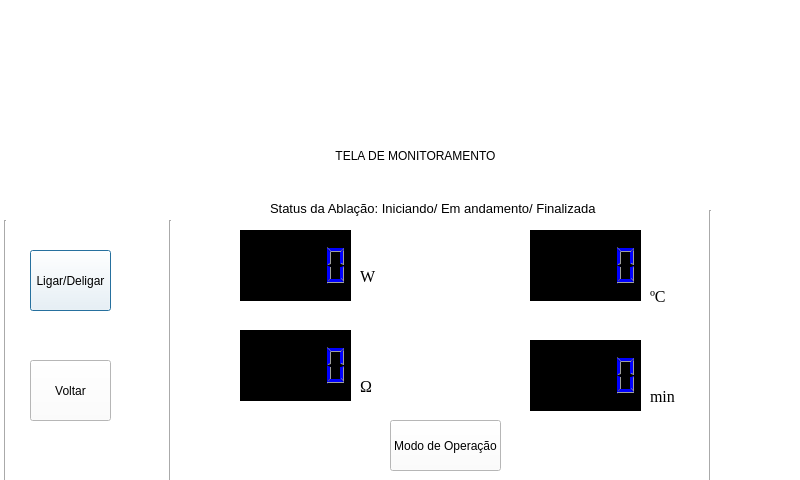
<?xml version="1.0" encoding="UTF-8"?>
<ui version="4.0">
 <class>moniDialog</class>
 <widget class="QDialog" name="moniDialog">
  <property name="geometry">
   <rect>
    <x>0</x>
    <y>0</y>
    <width>800</width>
    <height>480</height>
   </rect>
  </property>
  <property name="windowTitle">
   <string>Dialog</string>
  </property>
  <property name="styleSheet">
   <string notr="true">background-color: rgb(255, 255, 255);</string>
  </property>
  <widget class="QLabel" name="label_2">
   <property name="geometry">
    <rect>
     <x>170</x>
     <y>120</y>
     <width>441</width>
     <height>71</height>
    </rect>
   </property>
   <property name="styleSheet">
    <string notr="true">font: 22pt &quot;Times New Roman&quot;;</string>
   </property>
   <property name="text">
    <string>TELA DE MONITORAMENTO</string>
   </property>
   <property name="alignment">
    <set>Qt::AlignCenter</set>
   </property>
  </widget>
  <widget class="QLabel" name="label">
   <property name="geometry">
    <rect>
     <x>20</x>
     <y>0</y>
     <width>721</width>
     <height>111</height>
    </rect>
   </property>
   <property name="text">
    <string/>
   </property>
  </widget>
  <widget class="QLabel" name="label_14">
   <property name="geometry">
    <rect>
     <x>650</x>
     <y>390</y>
     <width>47</width>
     <height>13</height>
    </rect>
   </property>
   <property name="font">
    <font>
     <family>Times New Roman</family>
     <pointsize>12</pointsize>
     <weight>9</weight>
     <italic>false</italic>
     <bold>false</bold>
    </font>
   </property>
   <property name="styleSheet">
    <string notr="true">font: 75 12pt &quot;Times New Roman&quot;;</string>
   </property>
   <property name="text">
    <string>min</string>
   </property>
  </widget>
  <widget class="QLabel" name="label_15">
   <property name="geometry">
    <rect>
     <x>270</x>
     <y>200</y>
     <width>381</width>
     <height>16</height>
    </rect>
   </property>
   <property name="font">
    <font>
     <pointsize>10</pointsize>
    </font>
   </property>
   <property name="text">
    <string>Status da Ablação: Iniciando/ Em andamento/ Finalizada </string>
   </property>
  </widget>
  <widget class="QLabel" name="label_20">
   <property name="geometry">
    <rect>
     <x>650</x>
     <y>290</y>
     <width>47</width>
     <height>13</height>
    </rect>
   </property>
   <property name="font">
    <font>
     <family>Times New Roman</family>
     <pointsize>12</pointsize>
     <weight>9</weight>
     <italic>false</italic>
     <bold>false</bold>
    </font>
   </property>
   <property name="styleSheet">
    <string notr="true">font: 75 12pt &quot;Times New Roman&quot;;</string>
   </property>
   <property name="text">
    <string>ºC</string>
   </property>
  </widget>
  <widget class="QLCDNumber" name="lcdNumber_7">
   <property name="geometry">
    <rect>
     <x>530</x>
     <y>340</y>
     <width>111</width>
     <height>71</height>
    </rect>
   </property>
   <property name="palette">
    <palette>
     <active>
      <colorrole role="WindowText">
       <brush brushstyle="SolidPattern">
        <color alpha="255">
         <red>0</red>
         <green>0</green>
         <blue>255</blue>
        </color>
       </brush>
      </colorrole>
      <colorrole role="Button">
       <brush brushstyle="SolidPattern">
        <color alpha="255">
         <red>0</red>
         <green>0</green>
         <blue>0</blue>
        </color>
       </brush>
      </colorrole>
      <colorrole role="Light">
       <brush brushstyle="SolidPattern">
        <color alpha="255">
         <red>0</red>
         <green>0</green>
         <blue>255</blue>
        </color>
       </brush>
      </colorrole>
      <colorrole role="Text">
       <brush brushstyle="SolidPattern">
        <color alpha="255">
         <red>0</red>
         <green>0</green>
         <blue>255</blue>
        </color>
       </brush>
      </colorrole>
      <colorrole role="BrightText">
       <brush brushstyle="SolidPattern">
        <color alpha="255">
         <red>0</red>
         <green>0</green>
         <blue>255</blue>
        </color>
       </brush>
      </colorrole>
      <colorrole role="ButtonText">
       <brush brushstyle="SolidPattern">
        <color alpha="255">
         <red>0</red>
         <green>0</green>
         <blue>255</blue>
        </color>
       </brush>
      </colorrole>
      <colorrole role="Base">
       <brush brushstyle="SolidPattern">
        <color alpha="255">
         <red>0</red>
         <green>0</green>
         <blue>0</blue>
        </color>
       </brush>
      </colorrole>
      <colorrole role="Window">
       <brush brushstyle="SolidPattern">
        <color alpha="255">
         <red>0</red>
         <green>0</green>
         <blue>0</blue>
        </color>
       </brush>
      </colorrole>
     </active>
     <inactive>
      <colorrole role="WindowText">
       <brush brushstyle="SolidPattern">
        <color alpha="255">
         <red>0</red>
         <green>0</green>
         <blue>255</blue>
        </color>
       </brush>
      </colorrole>
      <colorrole role="Button">
       <brush brushstyle="SolidPattern">
        <color alpha="255">
         <red>0</red>
         <green>0</green>
         <blue>0</blue>
        </color>
       </brush>
      </colorrole>
      <colorrole role="Light">
       <brush brushstyle="SolidPattern">
        <color alpha="255">
         <red>0</red>
         <green>0</green>
         <blue>255</blue>
        </color>
       </brush>
      </colorrole>
      <colorrole role="Text">
       <brush brushstyle="SolidPattern">
        <color alpha="255">
         <red>0</red>
         <green>0</green>
         <blue>255</blue>
        </color>
       </brush>
      </colorrole>
      <colorrole role="BrightText">
       <brush brushstyle="SolidPattern">
        <color alpha="255">
         <red>0</red>
         <green>0</green>
         <blue>255</blue>
        </color>
       </brush>
      </colorrole>
      <colorrole role="ButtonText">
       <brush brushstyle="SolidPattern">
        <color alpha="255">
         <red>0</red>
         <green>0</green>
         <blue>255</blue>
        </color>
       </brush>
      </colorrole>
      <colorrole role="Base">
       <brush brushstyle="SolidPattern">
        <color alpha="255">
         <red>0</red>
         <green>0</green>
         <blue>0</blue>
        </color>
       </brush>
      </colorrole>
      <colorrole role="Window">
       <brush brushstyle="SolidPattern">
        <color alpha="255">
         <red>0</red>
         <green>0</green>
         <blue>0</blue>
        </color>
       </brush>
      </colorrole>
     </inactive>
     <disabled>
      <colorrole role="WindowText">
       <brush brushstyle="SolidPattern">
        <color alpha="255">
         <red>120</red>
         <green>120</green>
         <blue>120</blue>
        </color>
       </brush>
      </colorrole>
      <colorrole role="Button">
       <brush brushstyle="SolidPattern">
        <color alpha="255">
         <red>0</red>
         <green>0</green>
         <blue>0</blue>
        </color>
       </brush>
      </colorrole>
      <colorrole role="Light">
       <brush brushstyle="SolidPattern">
        <color alpha="255">
         <red>0</red>
         <green>0</green>
         <blue>255</blue>
        </color>
       </brush>
      </colorrole>
      <colorrole role="Text">
       <brush brushstyle="SolidPattern">
        <color alpha="255">
         <red>120</red>
         <green>120</green>
         <blue>120</blue>
        </color>
       </brush>
      </colorrole>
      <colorrole role="BrightText">
       <brush brushstyle="SolidPattern">
        <color alpha="255">
         <red>0</red>
         <green>0</green>
         <blue>255</blue>
        </color>
       </brush>
      </colorrole>
      <colorrole role="ButtonText">
       <brush brushstyle="SolidPattern">
        <color alpha="255">
         <red>120</red>
         <green>120</green>
         <blue>120</blue>
        </color>
       </brush>
      </colorrole>
      <colorrole role="Base">
       <brush brushstyle="SolidPattern">
        <color alpha="255">
         <red>0</red>
         <green>0</green>
         <blue>0</blue>
        </color>
       </brush>
      </colorrole>
      <colorrole role="Window">
       <brush brushstyle="SolidPattern">
        <color alpha="255">
         <red>0</red>
         <green>0</green>
         <blue>0</blue>
        </color>
       </brush>
      </colorrole>
     </disabled>
    </palette>
   </property>
   <property name="styleSheet">
    <string notr="true">background-color: rgb(0, 0, 0);</string>
   </property>
  </widget>
  <widget class="QLabel" name="label_21">
   <property name="geometry">
    <rect>
     <x>170</x>
     <y>120</y>
     <width>491</width>
     <height>71</height>
    </rect>
   </property>
   <property name="styleSheet">
    <string notr="true">font: 22pt &quot;Times New Roman&quot;;</string>
   </property>
   <property name="text">
    <string>TELA DE MONITORAMENTO</string>
   </property>
   <property name="alignment">
    <set>Qt::AlignCenter</set>
   </property>
  </widget>
  <widget class="QLCDNumber" name="lcdNumber_8">
   <property name="geometry">
    <rect>
     <x>530</x>
     <y>230</y>
     <width>111</width>
     <height>71</height>
    </rect>
   </property>
   <property name="palette">
    <palette>
     <active>
      <colorrole role="WindowText">
       <brush brushstyle="SolidPattern">
        <color alpha="255">
         <red>0</red>
         <green>0</green>
         <blue>255</blue>
        </color>
       </brush>
      </colorrole>
      <colorrole role="Button">
       <brush brushstyle="SolidPattern">
        <color alpha="255">
         <red>0</red>
         <green>0</green>
         <blue>0</blue>
        </color>
       </brush>
      </colorrole>
      <colorrole role="Light">
       <brush brushstyle="SolidPattern">
        <color alpha="255">
         <red>0</red>
         <green>0</green>
         <blue>255</blue>
        </color>
       </brush>
      </colorrole>
      <colorrole role="Text">
       <brush brushstyle="SolidPattern">
        <color alpha="255">
         <red>0</red>
         <green>0</green>
         <blue>255</blue>
        </color>
       </brush>
      </colorrole>
      <colorrole role="BrightText">
       <brush brushstyle="SolidPattern">
        <color alpha="255">
         <red>0</red>
         <green>0</green>
         <blue>255</blue>
        </color>
       </brush>
      </colorrole>
      <colorrole role="ButtonText">
       <brush brushstyle="SolidPattern">
        <color alpha="255">
         <red>0</red>
         <green>0</green>
         <blue>255</blue>
        </color>
       </brush>
      </colorrole>
      <colorrole role="Base">
       <brush brushstyle="SolidPattern">
        <color alpha="255">
         <red>0</red>
         <green>0</green>
         <blue>0</blue>
        </color>
       </brush>
      </colorrole>
      <colorrole role="Window">
       <brush brushstyle="SolidPattern">
        <color alpha="255">
         <red>0</red>
         <green>0</green>
         <blue>0</blue>
        </color>
       </brush>
      </colorrole>
     </active>
     <inactive>
      <colorrole role="WindowText">
       <brush brushstyle="SolidPattern">
        <color alpha="255">
         <red>0</red>
         <green>0</green>
         <blue>255</blue>
        </color>
       </brush>
      </colorrole>
      <colorrole role="Button">
       <brush brushstyle="SolidPattern">
        <color alpha="255">
         <red>0</red>
         <green>0</green>
         <blue>0</blue>
        </color>
       </brush>
      </colorrole>
      <colorrole role="Light">
       <brush brushstyle="SolidPattern">
        <color alpha="255">
         <red>0</red>
         <green>0</green>
         <blue>255</blue>
        </color>
       </brush>
      </colorrole>
      <colorrole role="Text">
       <brush brushstyle="SolidPattern">
        <color alpha="255">
         <red>0</red>
         <green>0</green>
         <blue>255</blue>
        </color>
       </brush>
      </colorrole>
      <colorrole role="BrightText">
       <brush brushstyle="SolidPattern">
        <color alpha="255">
         <red>0</red>
         <green>0</green>
         <blue>255</blue>
        </color>
       </brush>
      </colorrole>
      <colorrole role="ButtonText">
       <brush brushstyle="SolidPattern">
        <color alpha="255">
         <red>0</red>
         <green>0</green>
         <blue>255</blue>
        </color>
       </brush>
      </colorrole>
      <colorrole role="Base">
       <brush brushstyle="SolidPattern">
        <color alpha="255">
         <red>0</red>
         <green>0</green>
         <blue>0</blue>
        </color>
       </brush>
      </colorrole>
      <colorrole role="Window">
       <brush brushstyle="SolidPattern">
        <color alpha="255">
         <red>0</red>
         <green>0</green>
         <blue>0</blue>
        </color>
       </brush>
      </colorrole>
     </inactive>
     <disabled>
      <colorrole role="WindowText">
       <brush brushstyle="SolidPattern">
        <color alpha="255">
         <red>120</red>
         <green>120</green>
         <blue>120</blue>
        </color>
       </brush>
      </colorrole>
      <colorrole role="Button">
       <brush brushstyle="SolidPattern">
        <color alpha="255">
         <red>0</red>
         <green>0</green>
         <blue>0</blue>
        </color>
       </brush>
      </colorrole>
      <colorrole role="Light">
       <brush brushstyle="SolidPattern">
        <color alpha="255">
         <red>0</red>
         <green>0</green>
         <blue>255</blue>
        </color>
       </brush>
      </colorrole>
      <colorrole role="Text">
       <brush brushstyle="SolidPattern">
        <color alpha="255">
         <red>120</red>
         <green>120</green>
         <blue>120</blue>
        </color>
       </brush>
      </colorrole>
      <colorrole role="BrightText">
       <brush brushstyle="SolidPattern">
        <color alpha="255">
         <red>0</red>
         <green>0</green>
         <blue>255</blue>
        </color>
       </brush>
      </colorrole>
      <colorrole role="ButtonText">
       <brush brushstyle="SolidPattern">
        <color alpha="255">
         <red>120</red>
         <green>120</green>
         <blue>120</blue>
        </color>
       </brush>
      </colorrole>
      <colorrole role="Base">
       <brush brushstyle="SolidPattern">
        <color alpha="255">
         <red>0</red>
         <green>0</green>
         <blue>0</blue>
        </color>
       </brush>
      </colorrole>
      <colorrole role="Window">
       <brush brushstyle="SolidPattern">
        <color alpha="255">
         <red>0</red>
         <green>0</green>
         <blue>0</blue>
        </color>
       </brush>
      </colorrole>
     </disabled>
    </palette>
   </property>
   <property name="styleSheet">
    <string notr="true">background-color: rgb(0, 0, 0);</string>
   </property>
  </widget>
  <widget class="QLCDNumber" name="lcdNumber_9">
   <property name="geometry">
    <rect>
     <x>240</x>
     <y>330</y>
     <width>111</width>
     <height>71</height>
    </rect>
   </property>
   <property name="palette">
    <palette>
     <active>
      <colorrole role="WindowText">
       <brush brushstyle="SolidPattern">
        <color alpha="255">
         <red>0</red>
         <green>0</green>
         <blue>255</blue>
        </color>
       </brush>
      </colorrole>
      <colorrole role="Button">
       <brush brushstyle="SolidPattern">
        <color alpha="255">
         <red>0</red>
         <green>0</green>
         <blue>0</blue>
        </color>
       </brush>
      </colorrole>
      <colorrole role="Light">
       <brush brushstyle="SolidPattern">
        <color alpha="255">
         <red>0</red>
         <green>0</green>
         <blue>255</blue>
        </color>
       </brush>
      </colorrole>
      <colorrole role="Text">
       <brush brushstyle="SolidPattern">
        <color alpha="255">
         <red>0</red>
         <green>0</green>
         <blue>255</blue>
        </color>
       </brush>
      </colorrole>
      <colorrole role="BrightText">
       <brush brushstyle="SolidPattern">
        <color alpha="255">
         <red>0</red>
         <green>0</green>
         <blue>255</blue>
        </color>
       </brush>
      </colorrole>
      <colorrole role="ButtonText">
       <brush brushstyle="SolidPattern">
        <color alpha="255">
         <red>0</red>
         <green>0</green>
         <blue>255</blue>
        </color>
       </brush>
      </colorrole>
      <colorrole role="Base">
       <brush brushstyle="SolidPattern">
        <color alpha="255">
         <red>0</red>
         <green>0</green>
         <blue>0</blue>
        </color>
       </brush>
      </colorrole>
      <colorrole role="Window">
       <brush brushstyle="SolidPattern">
        <color alpha="255">
         <red>0</red>
         <green>0</green>
         <blue>0</blue>
        </color>
       </brush>
      </colorrole>
      <colorrole role="AlternateBase">
       <brush brushstyle="SolidPattern">
        <color alpha="255">
         <red>0</red>
         <green>0</green>
         <blue>0</blue>
        </color>
       </brush>
      </colorrole>
     </active>
     <inactive>
      <colorrole role="WindowText">
       <brush brushstyle="SolidPattern">
        <color alpha="255">
         <red>0</red>
         <green>0</green>
         <blue>255</blue>
        </color>
       </brush>
      </colorrole>
      <colorrole role="Button">
       <brush brushstyle="SolidPattern">
        <color alpha="255">
         <red>0</red>
         <green>0</green>
         <blue>0</blue>
        </color>
       </brush>
      </colorrole>
      <colorrole role="Light">
       <brush brushstyle="SolidPattern">
        <color alpha="255">
         <red>0</red>
         <green>0</green>
         <blue>255</blue>
        </color>
       </brush>
      </colorrole>
      <colorrole role="Text">
       <brush brushstyle="SolidPattern">
        <color alpha="255">
         <red>0</red>
         <green>0</green>
         <blue>255</blue>
        </color>
       </brush>
      </colorrole>
      <colorrole role="BrightText">
       <brush brushstyle="SolidPattern">
        <color alpha="255">
         <red>0</red>
         <green>0</green>
         <blue>255</blue>
        </color>
       </brush>
      </colorrole>
      <colorrole role="ButtonText">
       <brush brushstyle="SolidPattern">
        <color alpha="255">
         <red>0</red>
         <green>0</green>
         <blue>255</blue>
        </color>
       </brush>
      </colorrole>
      <colorrole role="Base">
       <brush brushstyle="SolidPattern">
        <color alpha="255">
         <red>0</red>
         <green>0</green>
         <blue>0</blue>
        </color>
       </brush>
      </colorrole>
      <colorrole role="Window">
       <brush brushstyle="SolidPattern">
        <color alpha="255">
         <red>0</red>
         <green>0</green>
         <blue>0</blue>
        </color>
       </brush>
      </colorrole>
      <colorrole role="AlternateBase">
       <brush brushstyle="SolidPattern">
        <color alpha="255">
         <red>0</red>
         <green>0</green>
         <blue>0</blue>
        </color>
       </brush>
      </colorrole>
     </inactive>
     <disabled>
      <colorrole role="WindowText">
       <brush brushstyle="SolidPattern">
        <color alpha="255">
         <red>120</red>
         <green>120</green>
         <blue>120</blue>
        </color>
       </brush>
      </colorrole>
      <colorrole role="Button">
       <brush brushstyle="SolidPattern">
        <color alpha="255">
         <red>0</red>
         <green>0</green>
         <blue>0</blue>
        </color>
       </brush>
      </colorrole>
      <colorrole role="Light">
       <brush brushstyle="SolidPattern">
        <color alpha="255">
         <red>0</red>
         <green>0</green>
         <blue>255</blue>
        </color>
       </brush>
      </colorrole>
      <colorrole role="Text">
       <brush brushstyle="SolidPattern">
        <color alpha="255">
         <red>120</red>
         <green>120</green>
         <blue>120</blue>
        </color>
       </brush>
      </colorrole>
      <colorrole role="BrightText">
       <brush brushstyle="SolidPattern">
        <color alpha="255">
         <red>0</red>
         <green>0</green>
         <blue>255</blue>
        </color>
       </brush>
      </colorrole>
      <colorrole role="ButtonText">
       <brush brushstyle="SolidPattern">
        <color alpha="255">
         <red>120</red>
         <green>120</green>
         <blue>120</blue>
        </color>
       </brush>
      </colorrole>
      <colorrole role="Base">
       <brush brushstyle="SolidPattern">
        <color alpha="255">
         <red>0</red>
         <green>0</green>
         <blue>0</blue>
        </color>
       </brush>
      </colorrole>
      <colorrole role="Window">
       <brush brushstyle="SolidPattern">
        <color alpha="255">
         <red>0</red>
         <green>0</green>
         <blue>0</blue>
        </color>
       </brush>
      </colorrole>
      <colorrole role="AlternateBase">
       <brush brushstyle="SolidPattern">
        <color alpha="255">
         <red>0</red>
         <green>0</green>
         <blue>0</blue>
        </color>
       </brush>
      </colorrole>
     </disabled>
    </palette>
   </property>
   <property name="styleSheet">
    <string notr="true">alternate-background-color: rgb(0, 0, 0);
background-color: rgb(0, 0, 0);</string>
   </property>
  </widget>
  <widget class="QLabel" name="label_23">
   <property name="geometry">
    <rect>
     <x>360</x>
     <y>270</y>
     <width>47</width>
     <height>13</height>
    </rect>
   </property>
   <property name="font">
    <font>
     <family>Times New Roman</family>
     <pointsize>12</pointsize>
     <weight>9</weight>
     <italic>false</italic>
     <bold>false</bold>
    </font>
   </property>
   <property name="styleSheet">
    <string notr="true">font: 75 12pt &quot;Times New Roman&quot;;</string>
   </property>
   <property name="text">
    <string>W</string>
   </property>
  </widget>
  <widget class="QLabel" name="label_24">
   <property name="geometry">
    <rect>
     <x>360</x>
     <y>380</y>
     <width>47</width>
     <height>13</height>
    </rect>
   </property>
   <property name="font">
    <font>
     <family>Times New Roman</family>
     <pointsize>12</pointsize>
     <weight>9</weight>
     <italic>false</italic>
     <bold>false</bold>
    </font>
   </property>
   <property name="styleSheet">
    <string notr="true">font: 75 12pt &quot;Times New Roman&quot;;</string>
   </property>
   <property name="text">
    <string>Ω</string>
   </property>
  </widget>
  <widget class="QLCDNumber" name="lcdNumber_10">
   <property name="geometry">
    <rect>
     <x>240</x>
     <y>230</y>
     <width>111</width>
     <height>71</height>
    </rect>
   </property>
   <property name="palette">
    <palette>
     <active>
      <colorrole role="WindowText">
       <brush brushstyle="SolidPattern">
        <color alpha="255">
         <red>0</red>
         <green>0</green>
         <blue>255</blue>
        </color>
       </brush>
      </colorrole>
      <colorrole role="Button">
       <brush brushstyle="SolidPattern">
        <color alpha="255">
         <red>0</red>
         <green>0</green>
         <blue>0</blue>
        </color>
       </brush>
      </colorrole>
      <colorrole role="Light">
       <brush brushstyle="SolidPattern">
        <color alpha="255">
         <red>0</red>
         <green>0</green>
         <blue>255</blue>
        </color>
       </brush>
      </colorrole>
      <colorrole role="Text">
       <brush brushstyle="SolidPattern">
        <color alpha="255">
         <red>0</red>
         <green>0</green>
         <blue>255</blue>
        </color>
       </brush>
      </colorrole>
      <colorrole role="BrightText">
       <brush brushstyle="SolidPattern">
        <color alpha="255">
         <red>0</red>
         <green>0</green>
         <blue>255</blue>
        </color>
       </brush>
      </colorrole>
      <colorrole role="ButtonText">
       <brush brushstyle="SolidPattern">
        <color alpha="255">
         <red>0</red>
         <green>0</green>
         <blue>255</blue>
        </color>
       </brush>
      </colorrole>
      <colorrole role="Base">
       <brush brushstyle="SolidPattern">
        <color alpha="255">
         <red>0</red>
         <green>0</green>
         <blue>0</blue>
        </color>
       </brush>
      </colorrole>
      <colorrole role="Window">
       <brush brushstyle="SolidPattern">
        <color alpha="255">
         <red>0</red>
         <green>0</green>
         <blue>0</blue>
        </color>
       </brush>
      </colorrole>
     </active>
     <inactive>
      <colorrole role="WindowText">
       <brush brushstyle="SolidPattern">
        <color alpha="255">
         <red>0</red>
         <green>0</green>
         <blue>255</blue>
        </color>
       </brush>
      </colorrole>
      <colorrole role="Button">
       <brush brushstyle="SolidPattern">
        <color alpha="255">
         <red>0</red>
         <green>0</green>
         <blue>0</blue>
        </color>
       </brush>
      </colorrole>
      <colorrole role="Light">
       <brush brushstyle="SolidPattern">
        <color alpha="255">
         <red>0</red>
         <green>0</green>
         <blue>255</blue>
        </color>
       </brush>
      </colorrole>
      <colorrole role="Text">
       <brush brushstyle="SolidPattern">
        <color alpha="255">
         <red>0</red>
         <green>0</green>
         <blue>255</blue>
        </color>
       </brush>
      </colorrole>
      <colorrole role="BrightText">
       <brush brushstyle="SolidPattern">
        <color alpha="255">
         <red>0</red>
         <green>0</green>
         <blue>255</blue>
        </color>
       </brush>
      </colorrole>
      <colorrole role="ButtonText">
       <brush brushstyle="SolidPattern">
        <color alpha="255">
         <red>0</red>
         <green>0</green>
         <blue>255</blue>
        </color>
       </brush>
      </colorrole>
      <colorrole role="Base">
       <brush brushstyle="SolidPattern">
        <color alpha="255">
         <red>0</red>
         <green>0</green>
         <blue>0</blue>
        </color>
       </brush>
      </colorrole>
      <colorrole role="Window">
       <brush brushstyle="SolidPattern">
        <color alpha="255">
         <red>0</red>
         <green>0</green>
         <blue>0</blue>
        </color>
       </brush>
      </colorrole>
     </inactive>
     <disabled>
      <colorrole role="WindowText">
       <brush brushstyle="SolidPattern">
        <color alpha="255">
         <red>120</red>
         <green>120</green>
         <blue>120</blue>
        </color>
       </brush>
      </colorrole>
      <colorrole role="Button">
       <brush brushstyle="SolidPattern">
        <color alpha="255">
         <red>0</red>
         <green>0</green>
         <blue>0</blue>
        </color>
       </brush>
      </colorrole>
      <colorrole role="Light">
       <brush brushstyle="SolidPattern">
        <color alpha="255">
         <red>0</red>
         <green>0</green>
         <blue>255</blue>
        </color>
       </brush>
      </colorrole>
      <colorrole role="Text">
       <brush brushstyle="SolidPattern">
        <color alpha="255">
         <red>120</red>
         <green>120</green>
         <blue>120</blue>
        </color>
       </brush>
      </colorrole>
      <colorrole role="BrightText">
       <brush brushstyle="SolidPattern">
        <color alpha="255">
         <red>0</red>
         <green>0</green>
         <blue>255</blue>
        </color>
       </brush>
      </colorrole>
      <colorrole role="ButtonText">
       <brush brushstyle="SolidPattern">
        <color alpha="255">
         <red>120</red>
         <green>120</green>
         <blue>120</blue>
        </color>
       </brush>
      </colorrole>
      <colorrole role="Base">
       <brush brushstyle="SolidPattern">
        <color alpha="255">
         <red>0</red>
         <green>0</green>
         <blue>0</blue>
        </color>
       </brush>
      </colorrole>
      <colorrole role="Window">
       <brush brushstyle="SolidPattern">
        <color alpha="255">
         <red>0</red>
         <green>0</green>
         <blue>0</blue>
        </color>
       </brush>
      </colorrole>
     </disabled>
    </palette>
   </property>
   <property name="styleSheet">
    <string notr="true">background-color: rgb(0, 0, 0);</string>
   </property>
  </widget>
  <widget class="Line" name="line_3">
   <property name="geometry">
    <rect>
     <x>700</x>
     <y>210</y>
     <width>21</width>
     <height>271</height>
    </rect>
   </property>
   <property name="orientation">
    <enum>Qt::Vertical</enum>
   </property>
  </widget>
  <widget class="Line" name="line_5">
   <property name="geometry">
    <rect>
     <x>-10</x>
     <y>220</y>
     <width>31</width>
     <height>261</height>
    </rect>
   </property>
   <property name="orientation">
    <enum>Qt::Vertical</enum>
   </property>
  </widget>
  <widget class="QPushButton" name="pushButton">
   <property name="geometry">
    <rect>
     <x>30</x>
     <y>250</y>
     <width>81</width>
     <height>61</height>
    </rect>
   </property>
   <property name="text">
    <string>Ligar/Deligar</string>
   </property>
  </widget>
  <widget class="QPushButton" name="pushButton_2">
   <property name="geometry">
    <rect>
     <x>30</x>
     <y>360</y>
     <width>81</width>
     <height>61</height>
    </rect>
   </property>
   <property name="text">
    <string>Voltar</string>
   </property>
  </widget>
  <widget class="Line" name="line">
   <property name="geometry">
    <rect>
     <x>160</x>
     <y>220</y>
     <width>20</width>
     <height>261</height>
    </rect>
   </property>
   <property name="orientation">
    <enum>Qt::Vertical</enum>
   </property>
  </widget>
  <widget class="QPushButton" name="pushButton_3">
   <property name="geometry">
    <rect>
     <x>390</x>
     <y>420</y>
     <width>111</width>
     <height>51</height>
    </rect>
   </property>
   <property name="text">
    <string>Modo de Operação</string>
   </property>
  </widget>
 </widget>
 <resources/>
 <connections/>
</ui>
